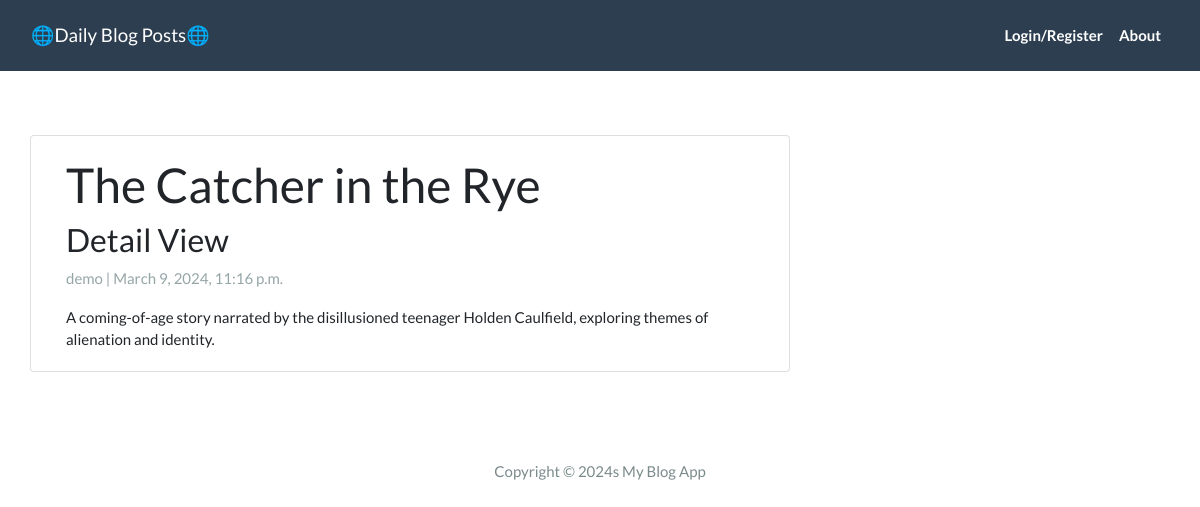
The app's page /app/post_detail/blog_6/ with its own data.
### app/models.py (models this page shows, shortened)
class Post(models.Model):
    title = models.CharField(max_length =256, unique=True)
    slug = models.SlugField(max_length=256, unique=True )
    author = models.ForeignKey(User, on_delete=models.CASCADE, related_name='blog_posts')
    created_on = models.DateTimeField(auto_now_add = True)
    updated_on = models.DateTimeField(auto_now = True)
    content = models.TextField()
    status = models.IntegerField(choices = STATUS, default= 0)
    class Meta():
        ordering = ['-created_on']

### app/views.py (the view)
# urls.py: path('post_detail/<slug:slug>/',views.PostDetail.as_view(), name = 'post_detail'),
class PostDetail(DetailView):
    model = Post
    template_name = 'post_detail.html'

### templates/post_detail.html
{% extends 'base.html' %}
{% block content %}
<div class="container">
  <div class="row">
    <div class="col-md-8 card mb-4  mt-3 left  top">
      <div class="card-body">
        <h1>{% block title %} {{ object.title }} {% endblock title %}</h1>
        <h3>Detail View</h3>
        <p class=" text-muted">{{ post.author }} | {{ post.created_on }}</p>
        <p class="card-text ">{{ object.content | safe }}</p>
      </div>
    </div>
  </div>
</div>
{% endblock content %}

### records on screen
Post: title "The Catcher in the Rye", author "demo", created_on "March 9, 2024, 11:16 p.m.", content "A coming-of-age story narrated by the disillusioned teenager Holden Caulfield, exploring themes of alienation and identity."
